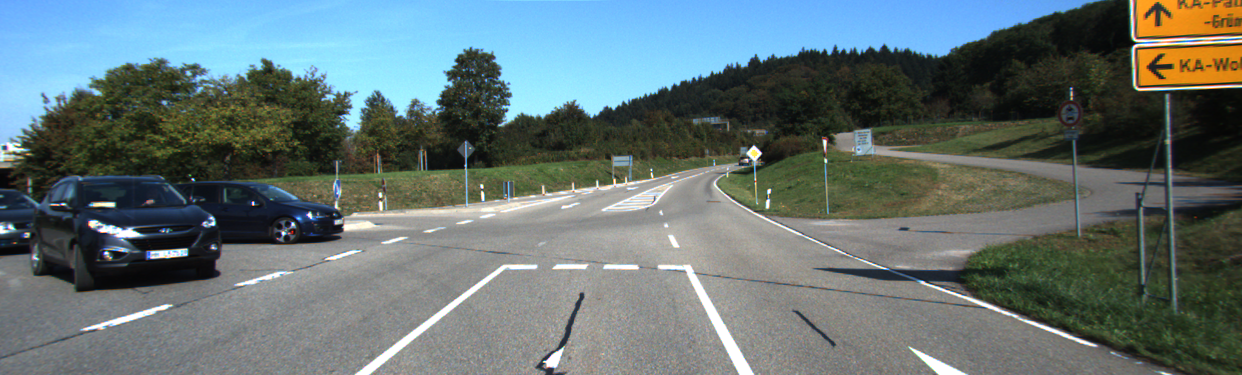
#> input picture TF_SSD/tools/anchor/000001.png, 1242 x 375 px
$ python anchor.py
#> lines starting #> are read from the running program, lines starting #| are printed output that depends on the picture; after the words box and inside, x2 and y2 are one past the last pixel; in counts of white or black regions, pixels touching at a corner belong together
import numpy as np
import cv2

img_file = '000001.png'
anchor = np.array(
      [[  36.,  37.], [ 366., 174.], [ 115.,  59.],
       [ 162.,  87.], [  38.,  90.], [ 258., 173.],
       [ 224., 108.], [  78., 170.], [  72.,  43.]])

img = cv2.imread(img_file)
#> img is the input picture: shape (375, 1242, 3); mean B, G, R 115.6, 115, 100.1
#cv2.rectangle(img, (384,0), (510, 128), (0, 255, 0), 3)
rows,cols,channels = img.shape
#> rows = 375; cols = 1242; channels = 3
color_B = 50
color_G = 255
for i in range(0,len(anchor)):
    center_x = int(cols/2)
    center_y = int(rows/2)
    start_x = center_x - int(anchor[i][0]/2)
    start_y = center_y - int(anchor[i][1]/2)
    end_x = start_x + int(anchor[i][0])
    end_y = start_y + int(anchor[i][1])
    color_G -= 20
    color_B += 20
    cv2.rectangle(img, (start_x,start_y), (end_x, end_y), (color_B, color_G, 50), 3)
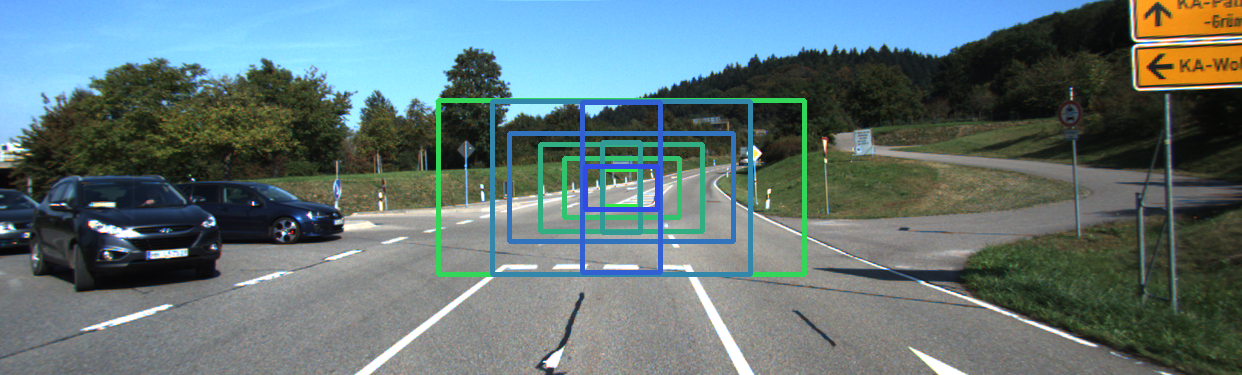
#> img: shape (375, 1242, 3); 3.95% of pixels changed, all inside (x1, y1, x2, y2) = (436, 98, 807, 277)
#> after the loop, color_B = 230; color_G = 75

cv2.imwrite("test.png",img)
#cv2.imshow("show",img)

#cv2.waitKey()
